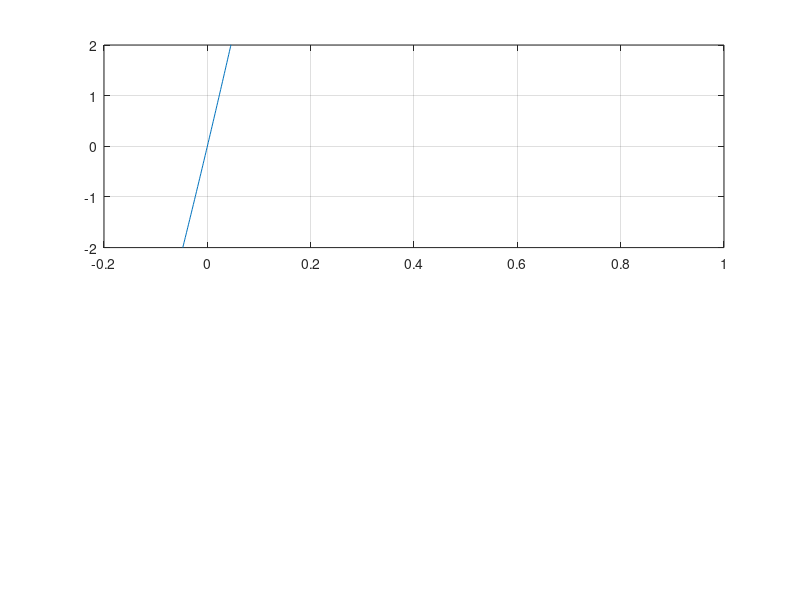

The MATLAB source for this figure: (Note: this script raises an error after producing the figure.)
%%%%%%%%%%%%%%%%%%%%%%%%%%%%%%%%%%%%%%%%%%%%%%%%%%%%%%%%%%%%%%%%%%%%%%%%%
%Skript som visualiserar positiva rötter

N=1000;
f=@(x)62*x-((x.^2+x+0.04)./(2*x+1)).^7-19*x.*exp(-x);

x1=linspace(-0.2,1,N);
x2=linspace(3,5,N);

y1=f(x1);
y2=f(x2);

subplot(2,1,1), 
plot(x1,y1), 
ylim([-2,2]), grid on, sgtitle("Positiva rötter")
xlabel("x"), ylabel("f(x)")

subplot(2,1,2), 
plot(x2,y2), 
ylim([-2,2]), grid on
xlabel("x"), ylabel("f(x)")

%%%%%%%%%%%%%%%%%%%%%%%%%%%%%%%%%%%%%%%%%%%%%%%%%%%%%%%%%%%%%%%
%Newton-Raphsons metod för att bestämma alla rötter

disp("Newtons-Raphson");

for n=[-1 -0.48 1 4] %Iterat för varje approximerad rot
    
    x=n; x2=n;
    t=1; t2=1;
    format long e
    maxiter=200;
    i=0;
    disp("   x           f           kvad         x2/x1")
    while abs(t)>10^(-9)
      
        f=62*x-((x^2+x+0.04)/(2*x+1))^7-19*x*exp(-x);
        fp=(14*(x^2+x+0.04)^7)/(2*x+1)^8-(7*(x^2+x+0.04)^6)/((2*x+1)^6)-19*exp(-x)+19*exp(-x)*x+62;
        
        h=62*x-((x^2+x+0.04)/(2*x+1))^7-19*1.031*x*exp(-x);
        hp=(14*(x^2+x+0.04)^7)/(2*x+1)^8-(7*(x^2+x+0.04)^6)/((2*x+1)^6)-19*1.031*exp(-x)+19*1.031*exp(-x)*x+62;
        
        g=t; %För att räkna ut kvad och linj
        g2=t2;
        
        t=f/fp;
        t2=h/hp;
        k=t/g^2; %Konverg.konst. Bör vara konst.
        
    
        x=x-t; %Nya x approximeringen enligt newton
        x2=x2-t2;
        i=i+1; %I inkremerar med 1 för varje loop
        
        disp([x x2 x2/x]); 
        
        if i == maxiter %Stopkriterie
            break
        end
            
    end
    
end

